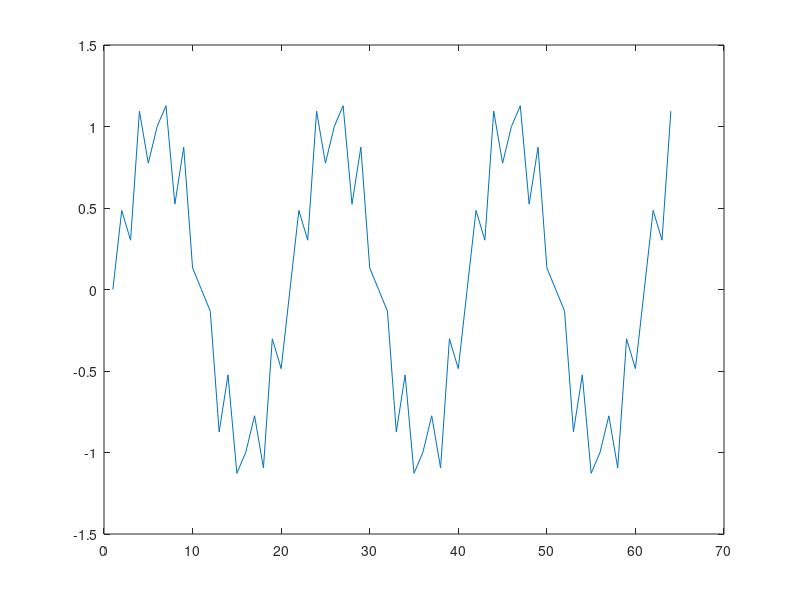
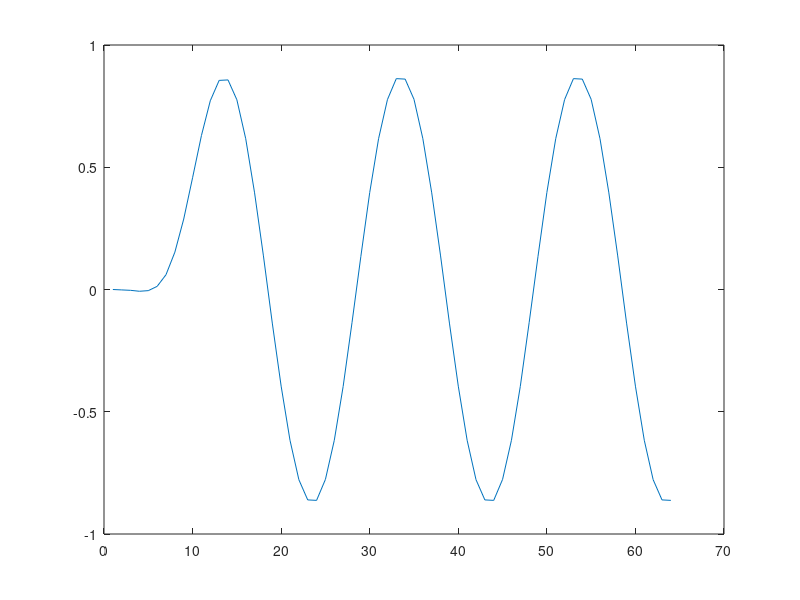
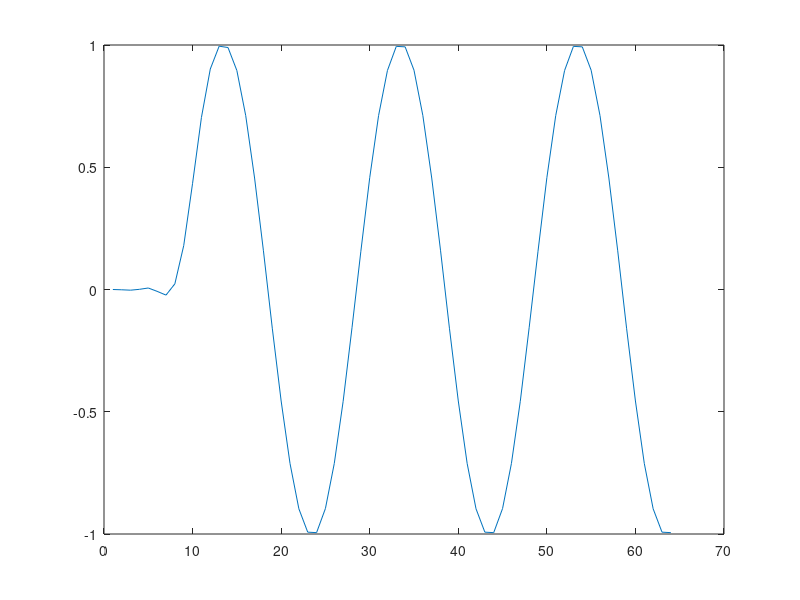

Source code (MATLAB) for these figures, in order:
fs = 20; % Sampling frequency (samples per second) 
dt = 1/fs; % seconds per sample 
F1 = 1; % Sine wave frequency (hertz) 
F2 = 8;
%%For two cycle
T = 1/F1 ;
% time step for 2T 
tt = 0:dt:5*T+dt ;
d = sin(2*pi*F1*tt)+0.3*sin(2*pi*F2*tt);

d_in = d(1:64);
figure;
plot(d_in)

fir = fir1(15, 0.2);
y = filter(fir,1,d_in);
figure;
plot(y);

fir_reversed = fliplr(fir)

test = [0.000000, -0.001169, -0.002749, 0.000733, 0.006156, -0.007578, -0.022883, 0.023144, 0.179511, 0.434358, 0.703648, 0.901748, 0.995155, 0.989714, 0.895634, 0.711226, 0.456030, 0.158325, -0.158325, -0.456030, -0.711226, -0.896803, -0.992463, -0.994422, -0.895592, -0.711227, -0.457241, -0.156366, 0.156366, 0.457241, 0.711227, 0.895592, 0.994422, 0.992463, 0.896803, 0.711226, 0.456030, 0.158325, -0.158325, -0.456030, -0.711226, -0.896803, -0.992463, -0.994422, -0.895592, -0.711227, -0.457241, -0.156366, 0.156366, 0.457241, 0.711227, 0.895592, 0.994422, 0.992463, 0.896803, 0.711226, 0.456030, 0.158325, -0.158325, -0.456030, -0.711226, -0.896803, -0.992463, -0.994422]
figure;
plot(test);